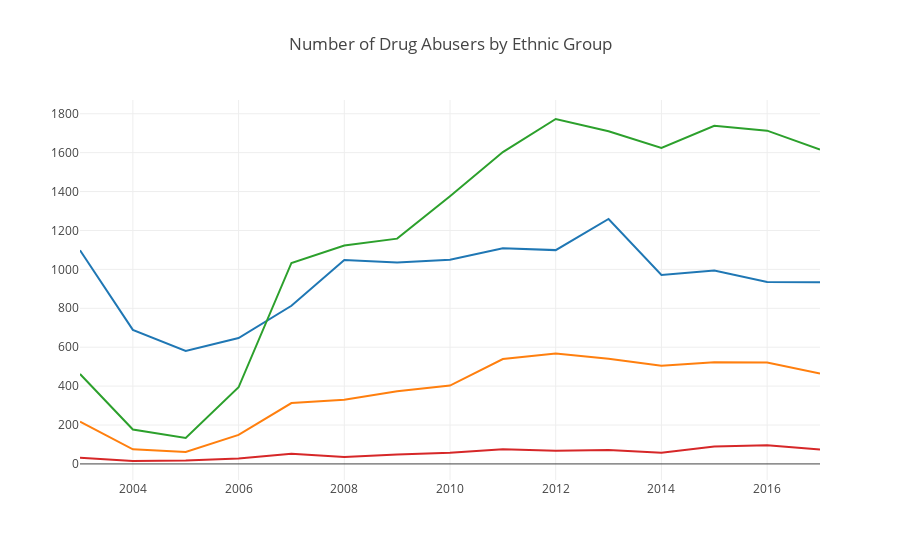

Write notebook code for a chart like this one.
### Code cell
import plotly.plotly as py
from plotly.offline import download_plotlyjs, init_notebook_mode, plot, iplot
import plotly.graph_objs as go

init_notebook_mode(connected=True)

ethnic_list =['Chinese','Indian','Malay','Others']
data_ethnic=[]
for category in ethnic_list:
    data = go.Scatter(
        x=by_ethnic_pivot_Total['year'],
        y=by_ethnic_pivot_Total[category],
        mode='lines',
        name=category
        )
    data_ethnic.append(data)
    
layout = dict(title = 'Number of Drug Abusers by Ethnic Group', showlegend=False)
fig = dict(data=data_ethnic, layout=layout)
iplot(fig, filename = 'jupyter/by-ethnic')

### Figure 1 — Plotly figure (JSON) as saved in the notebook; plotly's stock layout.template omitted (floating-point values rounded to 4 significant figures)
{"data": [{"mode": "lines", "name": "Chinese", "type": "scatter", "x": [2003, 2004, 2005, 2006, 2007, 2008, 2009, 2010, 2011, 2012, 2013, 2014, 2015, 2016, 2017], "y": [1098, 689, 581, 647, 813, 1048, 1036, 1050, 1109, 1099, 1259, 971, 994, 935, 934]}, {"mode": "lines", "name": "Indian", "type": "scatter", "x": [2003, 2004, 2005, 2006, 2007, 2008, 2009, 2010, 2011, 2012, 2013, 2014, 2015, 2016, 2017], "y": [217, 75, 61, 149, 313, 330, 374, 403, 539, 567, 541, 505, 522, 521, 465]}, {"mode": "lines", "name": "Malay", "type": "scatter", "x": [2003, 2004, 2005, 2006, 2007, 2008, 2009, 2010, 2011, 2012, 2013, 2014, 2015, 2016, 2017], "y": [462, 177, 133, 394, 1033, 1123, 1158, 1376, 1603, 1773, 1710, 1624, 1738, 1713, 1616]}, {"mode": "lines", "name": "Others", "type": "scatter", "x": [2003, 2004, 2005, 2006, 2007, 2008, 2009, 2010, 2011, 2012, 2013, 2014, 2015, 2016, 2017], "y": [32, 15, 18, 28, 52, 36, 48, 58, 75, 68, 71, 58, 89, 96, 74]}], "layout": {"showlegend": false, "title": "Number of Drug Abusers by Ethnic Group"}}
